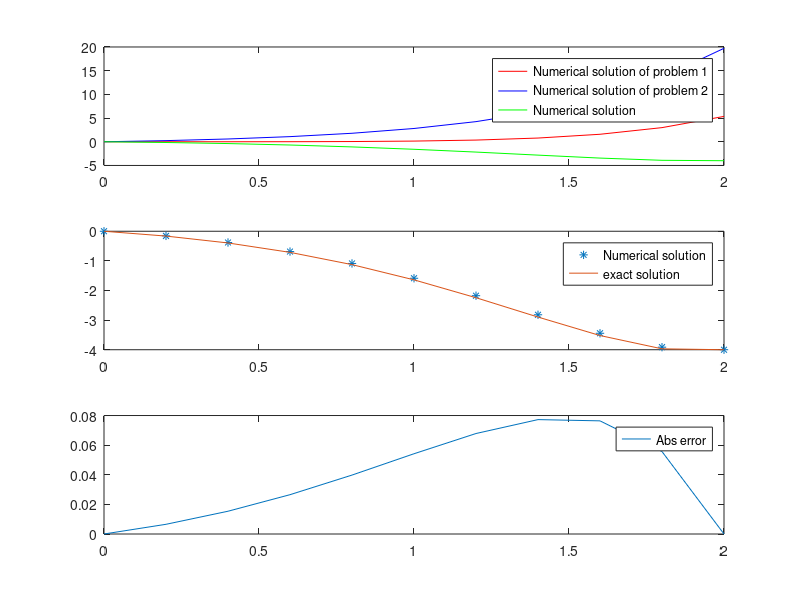

Reproduce this figure in MATLAB.
%Linear shooting method

%Using Midpoint Method to solve the resulting IVPs
clear all
clc

% initialization
a=0; %Set as left endpoint
b=2; %Set as right endpoint
h=0.2; %Set h to calculate number of steps
alpha=0;
beta=-4;
yexact=@(x) (1/6)*(x.^3)*exp(x) - (5/3)*x*exp(x) + 2*exp(x) - x - 2;

xx=a:h:b;
N=length(xx);

%preparation for Midpoint Method
f1=@(x,y,z) z; %y=y1, z=y2=y'
f2=@(x,y,z) 2*z - y + x*exp(x) - x;

% first IVP
w1(1)=alpha;
w2(1)=0;
for i=1:(N-1)
    w1_mid = w1(i) + (h/2)*w2(i);
    w2_mid = w2(i) + (h/2)*f2(xx(i), w1(i), w2(i));
    
    w1(i+1) = w1(i) + h*w2_mid;
    w2(i+1) = w2(i) + h*f2(xx(i)+h/2, w1_mid, w2_mid);
end

% second IVP
v1(1)=alpha;
v2(1)=1;
for i=1:(N-1)
    v1_mid = v1(i) + (h/2)*v2(i);
    v2_mid = v2(i) + (h/2)*f2(xx(i), v1(i), v2(i));
    
    v1(i+1) = v1(i) + h*v2_mid;
    v2(i+1) = v2(i) + h*f2(xx(i)+h/2, v1_mid, v2_mid);
end

% computation of lambda
lambda = (beta-v1(N))/(w1(N)-v1(N));

% final numerical solution
w(1:N) = lambda*w1(1:N)+(1-lambda)*v1(1:N);

%Plot the data
subplot(3,1,1)
pause(3)
plot(xx,w1,'r')
hold on
pause(5)
plot(xx,v1,'b')
hold on
lambda
pause(5)
plot(xx,w,'g')
legend('Numerical solution of problem 1', 'Numerical solution of problem 2','Numerical solution')
for i=1:N
    yex(i)=yexact(xx(i));
    err(i)=abs(w(i)-yex(i));
end
pause(5)
subplot(3,1,2)
plot(xx,w, '*')
hold on
pause(5)
plot(xx,yex)
legend('Numerical solution', 'exact solution')
subplot(3, 1, 3)
pause(5)
plot(xx,err)
legend('Abs error')